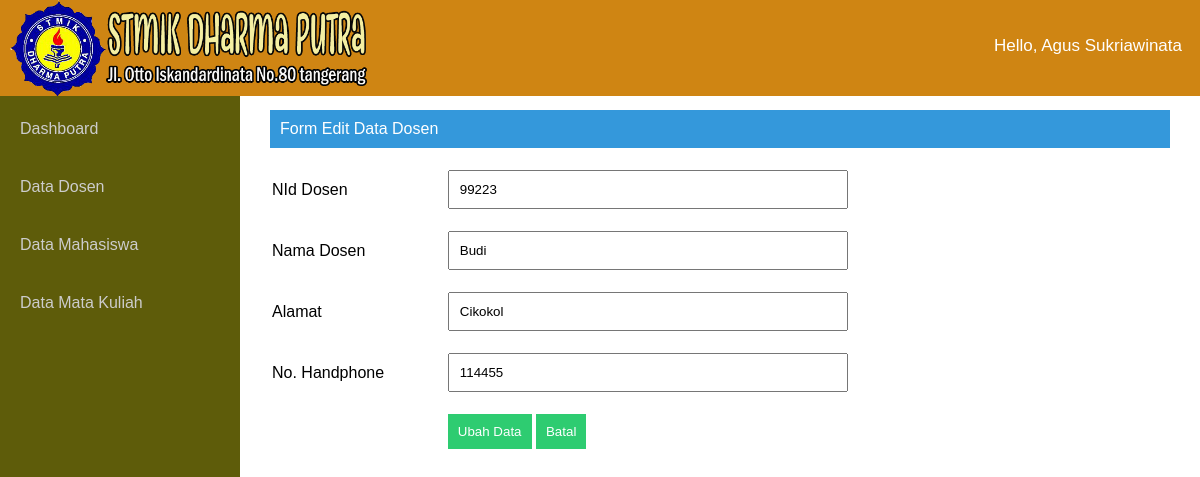
/dosen/edit_dosen.php?id=2, run on the app's committed database.
### tables this page shows
CREATE TABLE `dosen` (
  `id_dosen` int(5) NOT NULL AUTO_INCREMENT,
  `nid` varchar(5) NOT NULL,
  `nm_dosen` varchar(30) NOT NULL,
  `alamat_dosen` varchar(40) NOT NULL,
  `no_tlp_dosen` varchar(12) NOT NULL,
  PRIMARY KEY (`id_dosen`)
);

### dosen/edit_dosen.php (the view, shortened to what this page needs)
 <html>
<head>
<link rel="stylesheet" type="text/css" href="../asset/style.css">
</head>
<body>
	<nav>
		<ul class="kiri">
			<img src="../asset/dp_logo.png" />
		</ul>
		<ul class="kanan">
			<li><a href="">Hello, Agus Sukriawinata</a></li>
		</ul>
	</nav>
		<div class="sidebar">
				<ul>
					<li><a href="../home.php">Dashboard</a></li>
					<li><a href="../dosen/tampil_dosen.php">Data Dosen</a></li>
					<li><a href="../mahasiswa/tampil_mahasiswa.php">Data Mahasiswa</a></li>
					<li><a href="../matkul/tampil_matkul.php">Data Mata Kuliah</a></li>
				</ul>
		</div>
			<div class="main">
				<div class="isimain">
						<span class="span">Form Edit Data Dosen</span>
						<form method="POST" action="../dosen/edit_dosen_aksi.php">
			<?php
				$data = "Select * from dosen where id_dosen = '$_GET[id]'";
				$qrydata =mysql_query ($data);
				$datatampil = mysql_fetch_array ($qrydata);
			?>
							<table width="800">
								<tr>
									<td>NId Dosen </td>
									<td>
										<input type="text" name="nid" id="nid" value="<?php echo $datatampil['nid'];?>" />
									</td>
								</tr>
								<tr>
									<td>Nama Dosen </td>
									<td><input type="text" name="nm_dosen" id="nm_dosen" value="<?php echo $datatampil['nm_dosen'];?>" /></td>
								</tr>
								<tr>
									<td>Alamat </td>
									<td><input type="text" name="alamat_dosen" id="alamat_dosen" value="<?php echo $datatampil['alamat_dosen'];?>" /></td>
								</tr>
								<tr>
									<td>No. Handphone </td>
									<td><input type="text" name="no_tlp_dosen" id="no_tlp_dosen" value="<?php echo $datatampil['no_tlp_dosen'];?>" /></td>
								</tr>
								<tr>
									<td></td>
									<td>
										<input type="submit" value="Ubah Data">
										<input type="reset" onclick="window.location='../dosen/tampil_dosen.php';" value="Batal">
									</td>
								</tr>
							</table>
						</form>
				</div>
		</div>
</body>
</html>

### asset/style.css (style rules this page uses)
* { margin:0;padding:0;font-family:arial }
nav { width: 100%; background: #cf8513; position: fixed; z-index: 999; }
nav img { margin-left:10px; width:90%; }
.kiri { float:left; width: 400px; }
.kanan { float:right; margin-top:18px; }
nav .kanan li { list-style:none;display:inline }
nav ul li a { font-size:17px; }
nav .kanan li a { display:inline-block;padding:18px;color:#fff; }
a { text-decoration:none }
.sidebar { width:20%;background:#5e5c0a;position:fixed;height:100%;padding-top:100px;overflow:hidden;float:left }
.sidebar ul li { list-style:none; }
.sidebar ul li a { padding:20px;width:100%;color:#ccc;display:block;transition:0.4s }
.main { float:right;width:80%; }
.span { background:#3498db;color:#fff;padding:10px;display:inherit;margin-bottom:10px; }
.isimain { padding:110px 30px 30px 30px; }
input[type=text],select,textarea { width:400px;margin:10px 0 10px 0;padding:10px;resize:none }
input[type=submit] { margin:10px 0 10px 0;outline:0;background:#2ecc71;color:#fff;border:0;padding:10px;cursor:pointer }
input[type=reset] { margin:10px 0 10px 0;outline:0;background:#2ecc71;color:#fff;border:0;padding:10px;cursor:pointer }

### data on the page
dosen: nid "99223", nm_dosen "Budi", alamat_dosen "Cikokol", no_tlp_dosen "114455"
